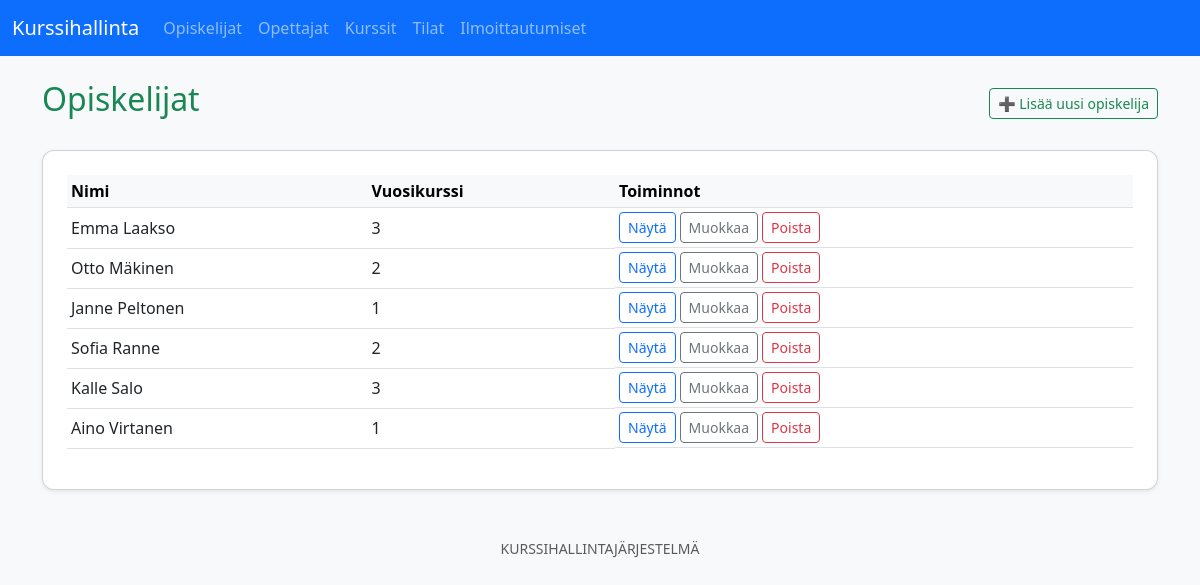
Page /students/index.php on the committed database.
### tables this page shows
CREATE TABLE IF NOT EXISTS students (
  student_id INT AUTO_INCREMENT PRIMARY KEY,
  first_name VARCHAR(100) NOT NULL,
  last_name VARCHAR(100) NOT NULL,
  birthdate DATE,
  year_group TINYINT UNSIGNED CHECK (year_group BETWEEN 1 AND 3)
);

### students/index.php (the view, shortened to what this page needs)
<?php
require_once __DIR__ . '/../includes/config.php';
require_once __DIR__ . '/../includes/header.php';
$query = "
    SELECT student_id AS id, first_name AS fname, last_name AS lname, year_group AS year
    FROM students
    ORDER BY lname ASC, fname ASC
";
$result = $mysqli->query($query);
?>
<div class="d-flex justify-content-between align-items-center mb-4">
    <h2 class="text-success">Opiskelijat</h2>
    <a href="add.php" class="btn btn-outline-success btn-sm">➕ Lisää uusi opiskelija</a>
</div>
<div class="card shadow-sm p-4">
    <table class="table table-hover table-sm align-middle">
        <thead class="table-light">
            <tr>
                <th>Nimi</th>
                <th>Vuosikurssi</th>
                <th>Toiminnot</th>
            </tr>
        </thead>
        <tbody>
            <?php while($row = $result->fetch_assoc()): ?>
            <tr>
                <td><?= htmlspecialchars($row['fname'] . ' ' . $row['lname']) ?></td>
                <td><?= (int)$row['year'] ?></td>
                <td class="d-flex gap-1">
                    <a href="view.php?id=<?= $row['id'] ?>" class="btn btn-sm btn-outline-primary">Näytä</a>
                    <a href="edit.php?id=<?= $row['id'] ?>" class="btn btn-sm btn-outline-secondary">Muokkaa</a>
                    <a href="delete.php?id=<?= $row['id'] ?>" class="btn btn-sm btn-outline-danger" onclick="return confirm('Haluatko poistaa opiskelijan?')">Poista</a>
                </td>
            </tr>
            <?php endwhile; ?>
        </tbody>
    </table>
</div>
<?php require_once __DIR__ . '/../includes/footer.php'; ?>

### assets/style.css (style rules this page uses)
body { font-family: system-ui, -apple-system, 'Segoe UI', Roboto, 'Helvetica Neue', Arial; background-color: #f8f9fa; color: #212529; }
.card { background-color: #ffffff; border-radius: 12px; box-shadow: 0 4px 12px rgba(0, 0, 0, 0.06), 0 1px 2px rgba(0, 0, 0, 0.04); transition: transform 0.2s ease, box-shadow 0.2s ease; }

### rows in the picture
students: first_name+last_name "Emma Laakso", year_group "3"
students: first_name+last_name "Otto Mäkinen", year_group "2"
students: first_name+last_name "Janne Peltonen", year_group "1"
students: first_name+last_name "Sofia Ranne", year_group "2"
students: first_name+last_name "Kalle Salo", year_group "3"
students: first_name+last_name "Aino Virtanen", year_group "1"
